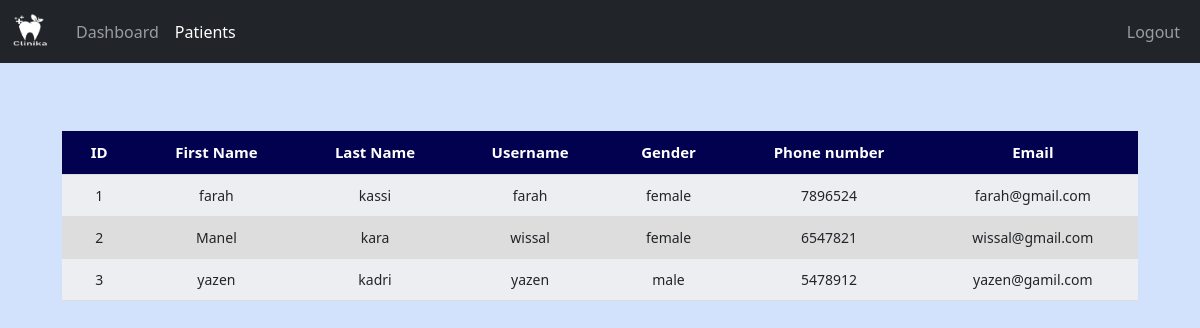
Screenshot of /doctor/patient.php (signed in) with the database file from the repository.
### tables this page shows
CREATE TABLE `patients` (
  `patient_id` int(11) NOT NULL,
  `username` varchar(127) NOT NULL,
  `password` varchar(255) NOT NULL,
  `fname` varchar(127) NOT NULL,
  `lname` varchar(127) NOT NULL,
  `patient_phone` int(12) NOT NULL,
  `patient_email` varchar(127) NOT NULL,
  `gender` text NOT NULL
);

### doctor/data/patient.php (called while the page is built, shortened)
<?php
function getAllPatients($conn){
   $sql = "SELECT * FROM patients";
   $stmt = $conn->prepare($sql);
   $stmt->execute();
   if ($stmt->rowCount() >= 1) {
     $patients = $stmt->fetchAll();
     return $patients;
   }else {
   	return 0;
   }
}

### doctor/patient.php (the view, shortened to what this page needs)
<?php
if (isset($_SESSION['doctor_id']) &&
    isset($_SESSION['role'])) {
    if ($_SESSION['role'] == 'Doctor') {
       include "../DB_connection.php";
       include "data/patient.php";
       $patients = getAllPatients($conn);
 ?>
<!DOCTYPE html>
<html lang="en">
<head>
	<link rel="stylesheet" href="https://cdn.jsdelivr.net/npm/bootstrap@5.2.0/dist/css/bootstrap.min.css">
	<link rel="stylesheet" href="../assets/css/style3.css">
  <link rel="stylesheet" href="https://cdnjs.cloudflare.com/ajax/libs/font-awesome/4.7.0/css/font-awesome.min.css">
</head>
<body>
    <?php
        include "inc/navbar.php";
        if ($patients != 0) {
     ?>
     <div class="container mt-5">
           <div class="table-header">
              <table >
                <thead>
                  <tr>
                    <th scope="col">ID</th>
                    <th scope="col">First Name</th>
                    <th scope="col">Last Name</th>
                    <th scope="col">Username</th>
                    <th scope="col">Gender</th>
                    <th scope="col">Phone number</th>
                    <th scope="col">Email</th>
                  </tr>
                </thead>
                <tbody>
                  <?php foreach ($patients as $patient ) { ?>
                  <tr>
                    <td><?=$patient['patient_id']?></td>
                    <td><?=$patient['fname']?></td>
                    <td><?=$patient['lname']?></td>
                    <td><?=$patient['username']?></td>
                    <td><?=$patient['gender']?></td>
                    <td><?=$patient['patient_phone']?></td>
                    <td><?=$patient['patient_email']?></td>
                  </tr>
                <?php } ?>
                </tbody>
              </table>
           </div>
         <?php } ?>
     </div>
</body>
</html>
<?php
  }else {
    header("Location: ../login.php");
    exit;
  }
}else {
	header("Location: ../login.php");
	exit;
}
?>

### assets/css/style3.css (style rules this page uses)
body { background-color: rgb(210, 225, 252); }
.table-header { display: flex; justify-content: space-between; align-items: center; padding: 20px; flex-wrap: wrap; }
table { width: 100%; margin-bottom: 50px; }
thead th { position: sticky; top: 0; background-color: rgb(1, 1, 79); color: white; font-size: 15px; }
th, td { border-bottom: 1px solid #dddddd; padding: 10px 20px; font-size: 14px; word-break: break-all; text-align: center; }
tr:nth-child(even) { background-color: #dddddd; }
tr:nth-child(odd) { background-color: #edeef1; }

### rows the page displays
patients: patient_id "1", fname "farah", lname "kassi", username "farah", gender "female", patient_phone "7896524", patient_email "farah@gmail.com"
patients: patient_id "2", fname "Manel", lname "kara", username "wissal", gender "female", patient_phone "6547821", patient_email "wissal@gmail.com"
patients: patient_id "3", fname "yazen", lname "kadri", username "yazen", gender "male", patient_phone "5478912", patient_email "yazen@gamil.com"
